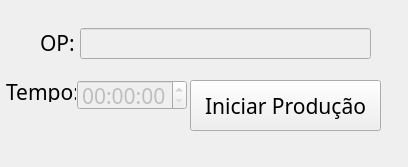
<?xml version="1.0" encoding="UTF-8"?>
<ui version="4.0">
 <class>TelaSetup</class>
 <widget class="QWidget" name="TelaSetup">
  <property name="geometry">
   <rect>
    <x>0</x>
    <y>0</y>
    <width>408</width>
    <height>167</height>
   </rect>
  </property>
  <property name="windowTitle">
   <string>Form</string>
  </property>
  <widget class="QLabel" name="labelOP">
   <property name="geometry">
    <rect>
     <x>40</x>
     <y>35</y>
     <width>40</width>
     <height>16</height>
    </rect>
   </property>
   <property name="font">
    <font>
     <family>Trebuchet MS</family>
     <pointsize>16</pointsize>
    </font>
   </property>
   <property name="text">
    <string>OP:</string>
   </property>
  </widget>
  <widget class="QLineEdit" name="lineEditOP">
   <property name="enabled">
    <bool>false</bool>
   </property>
   <property name="geometry">
    <rect>
     <x>80</x>
     <y>28</y>
     <width>291</width>
     <height>31</height>
    </rect>
   </property>
   <property name="font">
    <font>
     <family>Trebuchet MS</family>
     <pointsize>16</pointsize>
    </font>
   </property>
  </widget>
  <widget class="QLabel" name="label">
   <property name="geometry">
    <rect>
     <x>6</x>
     <y>81</y>
     <width>70</width>
     <height>21</height>
    </rect>
   </property>
   <property name="font">
    <font>
     <family>Trebuchet MS</family>
     <pointsize>16</pointsize>
    </font>
   </property>
   <property name="text">
    <string>Tempo:</string>
   </property>
  </widget>
  <widget class="QTimeEdit" name="timeEditTempo">
   <property name="enabled">
    <bool>false</bool>
   </property>
   <property name="geometry">
    <rect>
     <x>77</x>
     <y>80</y>
     <width>110</width>
     <height>30</height>
    </rect>
   </property>
   <property name="font">
    <font>
     <family>Trebuchet MS</family>
     <pointsize>16</pointsize>
    </font>
   </property>
   <property name="displayFormat">
    <string>HH:mm:ss</string>
   </property>
  </widget>
  <widget class="QPushButton" name="pushButton">
   <property name="geometry">
    <rect>
     <x>190</x>
     <y>80</y>
     <width>191</width>
     <height>51</height>
    </rect>
   </property>
   <property name="font">
    <font>
     <family>Trebuchet MS</family>
     <pointsize>16</pointsize>
    </font>
   </property>
   <property name="text">
    <string>Iniciar Produção</string>
   </property>
  </widget>
 </widget>
 <resources/>
 <connections/>
</ui>
